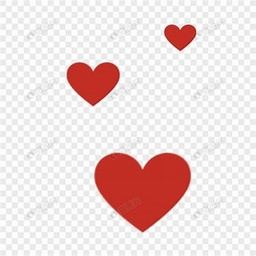
#> input picture 第六次作业/21-2100940058-张明朗/heart.jpg, 256 x 256 px, shrunk from 325 x 325 before the run, found by its file name
$ python FCM.py
#> lines starting #> are read from the running program, lines starting #| are printed output that depends on the picture
import numpy as np
from math import dist
import matplotlib.pyplot as plt
from PIL import Image
plt.rcParams['font.sans-serif']=['SimHei']
# 打开图像并转换为灰度图
img = Image.open('C:\\MyCode\\Python\\machineLearning\\heart.jpg')
#> img is the input picture: PIL image 256x256 RGB; mean R, G, B 236.6, 220.2, 219.1
img_gray = img.convert('L')
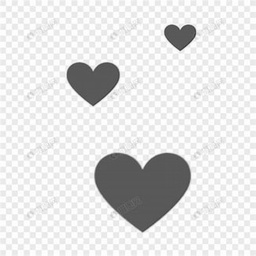
#> img_gray: PIL image 256x256 L; min 53, max 255, mean 225
def FCM(X, c, m, eps, max_its):
#> called with X = array of shape (65536, 1), c = 3, m = 2, eps = 1e-05, max_its = 10
    num = X.shape[0]
#> num = 65536
    u = np.random.random((num, c))
    u = np.divide(u, np.sum(u, axis=1)[:, np.newaxis])
    it = 0
    while it < max_its:
        it += 1
        um = u ** m
        center = np.divide(np.dot(um.T, X), np.sum(um.T, axis=1)[:, np.newaxis])
        distance = np.zeros((num, c))
        for i, x in enumerate(X):
            for j, v in enumerate(center):
                distance[i][j] = dist(v, x) ** 2
        new_u = np.zeros((len(X), c))
        for i in range(num):
            for j in range(c):
                new_u[i][j] = 1. / np.sum((distance[i][j] / distance[i]) ** (2 / (m - 1)))
        if np.sum(abs(new_u - u)) < eps:
            break
        u = new_u
#> this loop made 10 passes
#> center on passes 1 to 10: [224.6, 224.8, 225.4], [221.7, 223.7, 228.2], [185.3, 207.1, 235.3], [95.08, 145.9, 242.2], [88.39, 155, 242.4], [88.39, 159.2, 242.4], [88.42, 161.8, 242.4], [88.45, 163.6, 242.4], [88.47, 164.9, 242.4], [88.48, 165.9, 242.4]
#> after the loop, it = 10
    return np.argmax(u, axis=1)

# 将灰度图转换为numpy数组，并展平为二维数据
img_array = np.array(img_gray)
img_flat = img_array.flatten().reshape(-1, 1)

# 设定参数
c = 3
m = 2
eps = 1e-5
max_its = 10

# 使用FCM算法进行图像分割
segmentation = FCM(img_flat, c, m, eps, max_its)

# 将分割结果转换为图像
segmented_img = segmentation.reshape(img_array.shape)
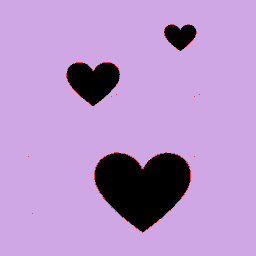
#> segmented_img: shape (256, 256) int64; 3 distinct labels, from 0 to 2; one colour per label, 0 black

# 显示原图和分割结果图
plt.figure(figsize=(12, 6))
plt.subplot(1, 2, 1)
plt.title("原图")
plt.imshow(img)
plt.subplot(1, 2, 2)
plt.title("FCM图像分割")
plt.imshow(segmented_img)
plt.show()
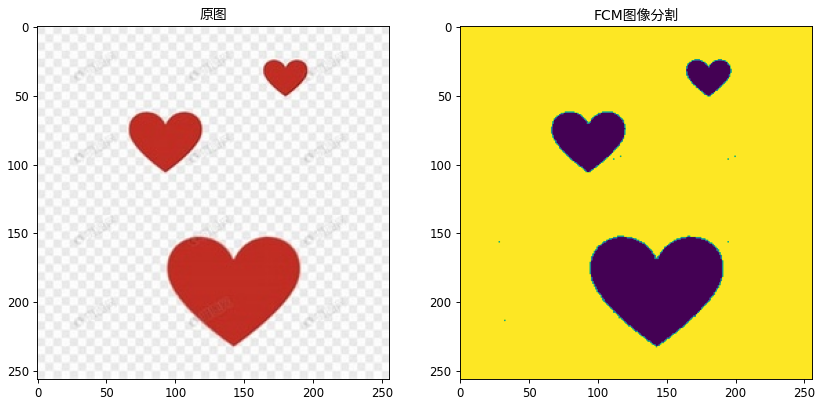
#> figure drawn by matplotlib, 2 panels
